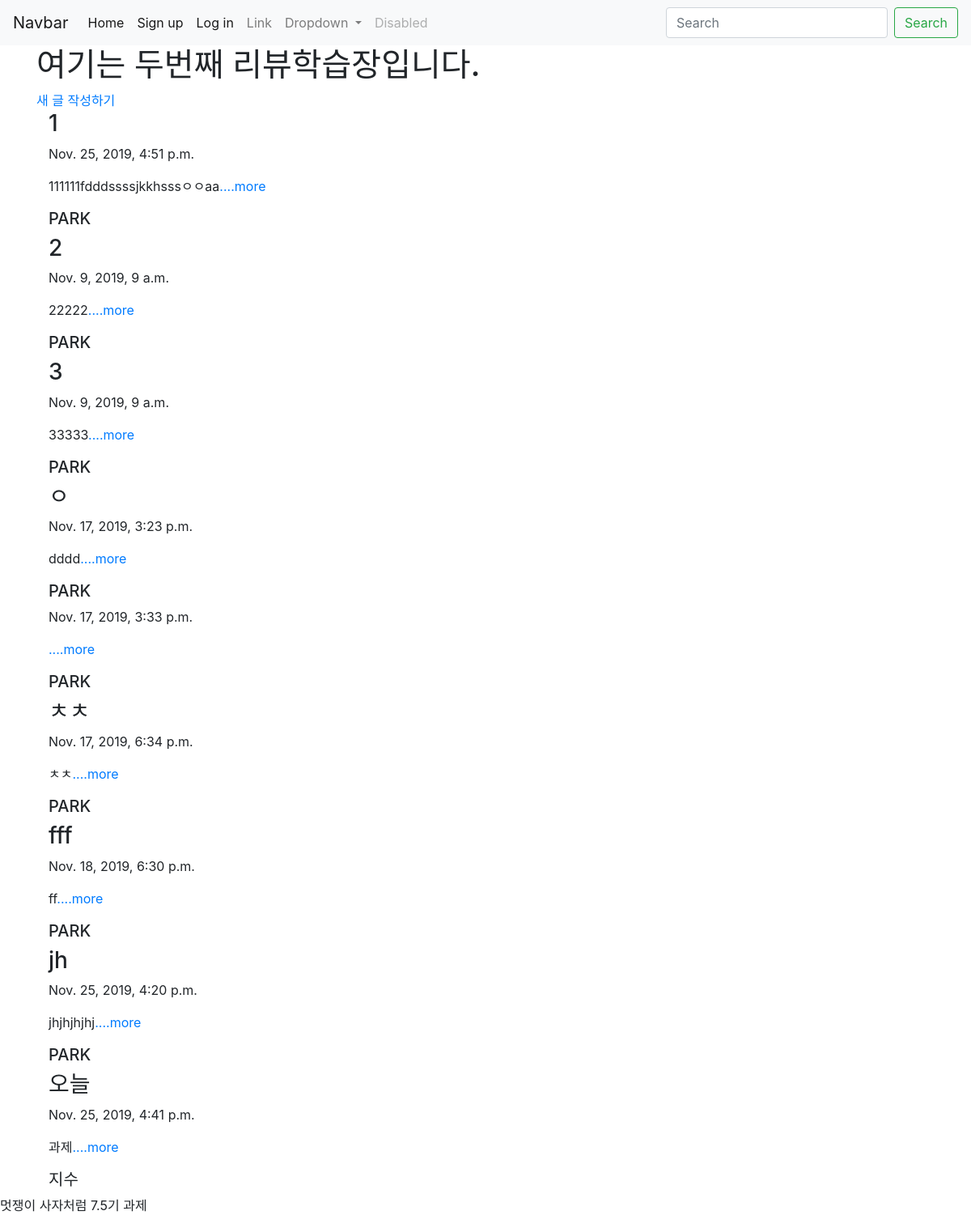
The app's page /, older data.
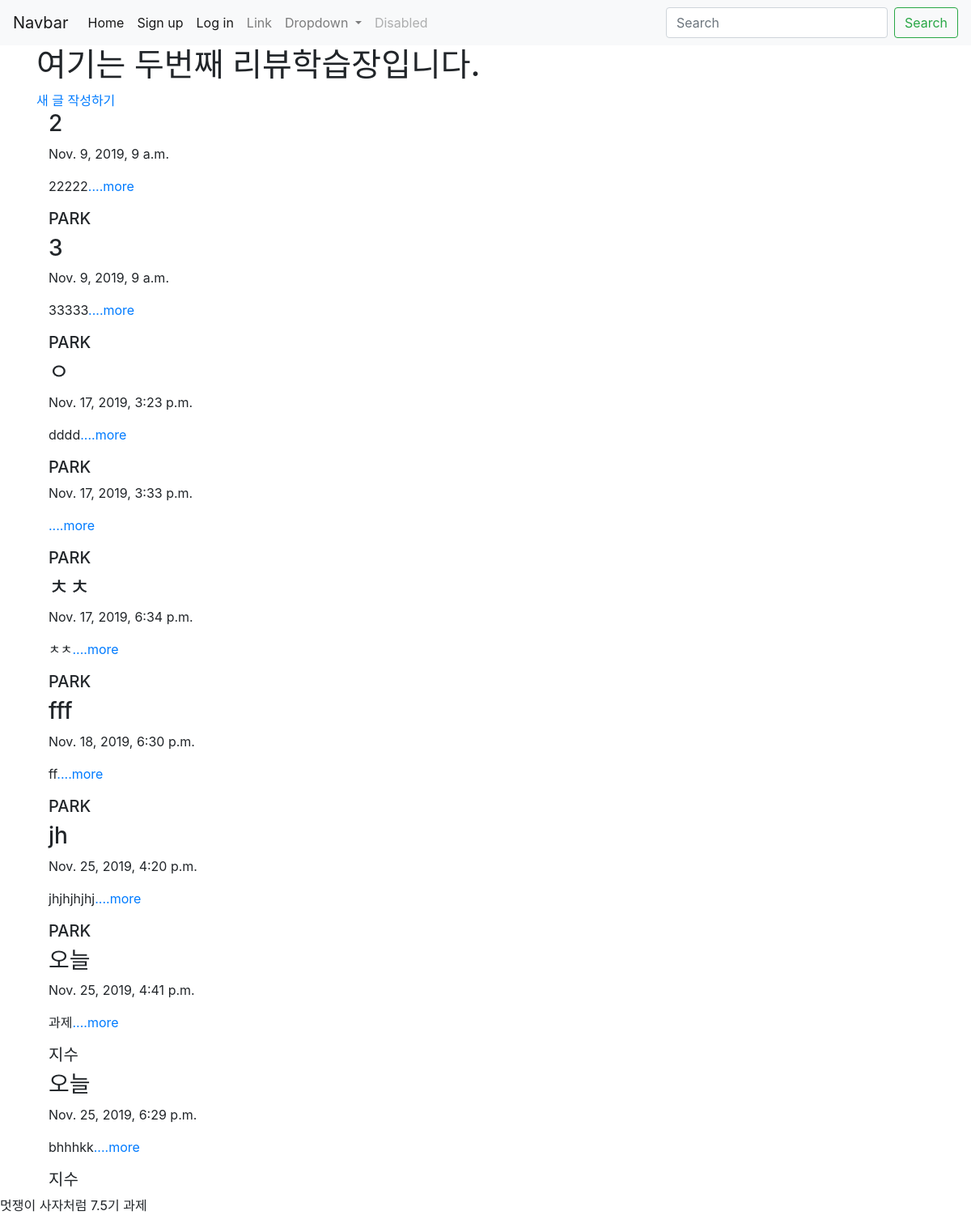
The same page, newer data.
### myapp/models.py (models this page shows, shortened)
class Post(models.Model):
    title = models.CharField(max_length=200)
    date = models.DateTimeField('data published')
    body = models.TextField()
    writer = models.CharField(max_length=200, default="PARK")
    def summary(self):
        return self.body[:100]

### myapp/views.py (the view)
# urls.py: 2. Add a URL to urlpatterns:  path('', views.home, name='home')
def home(request):
    post = Post.objects
    return render(request, 'home.html', {'post':post})

### myapp/templates/home.html
{% extends 'base.html' %}
{% block content %}
<h1>여기는 두번째 리뷰학습장입니다.</h1>
<a href="{% url 'new' %}">새 글 작성하기</a>
{% for post in post.all %}
     <div class = "container">
         <h3>{{post.title}}</h3>
         <p>{{post.date}}</p>
         <p>{{post.summary}}<a href="{% url 'detail' post.id %}">....more</a></p>
         <h5>{{post.writer}}</h5>
     </div>
{% endfor %}
{% endblock %}

Row changes from the older to the newer data that the page shows:
removed Post: title "1", date "Nov. 25, 2019, 4:51 p.m.", summary "111111fdddssssjkkhsssㅇㅇaa", writer "PARK"
added Post: title "오늘", date "Nov. 25, 2019, 6:29 p.m.", summary "bhhhkk", writer "지수"
